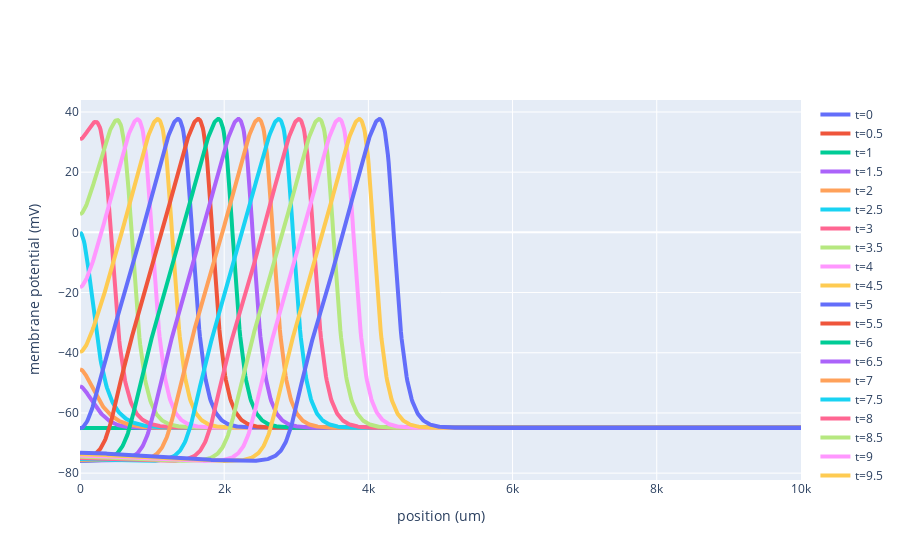

Notebook cell for this chart:
### Code cell
my_plot.show()

### Figure 1 — Plotly figure (JSON) as saved in the notebook; plotly's stock layout.template omitted (floating-point values rounded to 4 significant figures; data arrays with more than 128 entries replaced by an {"elided": "..."} marker saying what was removed)
{"data": [{"line": {"width": 4}, "mode": "lines", "name": "t=0", "type": "scatter", "x": {"elided": "1003 float values"}, "y": {"elided": "1003 int values"}}, {"line": {"width": 4}, "mode": "lines", "name": "t=0.5", "type": "scatter", "x": {"elided": "1003 float values"}, "y": {"elided": "1003 float values"}}, {"line": {"width": 4}, "mode": "lines", "name": "t=1", "type": "scatter", "x": {"elided": "1003 float values"}, "y": {"elided": "1003 float values"}}, {"line": {"width": 4}, "mode": "lines", "name": "t=1.5", "type": "scatter", "x": {"elided": "1003 float values"}, "y": {"elided": "1003 float values"}}, {"line": {"width": 4}, "mode": "lines", "name": "t=2", "type": "scatter", "x": {"elided": "1003 float values"}, "y": {"elided": "1003 float values"}}, {"line": {"width": 4}, "mode": "lines", "name": "t=2.5", "type": "scatter", "x": {"elided": "1003 float values"}, "y": {"elided": "1003 float values"}}, {"line": {"width": 4}, "mode": "lines", "name": "t=3", "type": "scatter", "x": {"elided": "1003 float values"}, "y": {"elided": "1003 float values"}}, {"line": {"width": 4}, "mode": "lines", "name": "t=3.5", "type": "scatter", "x": {"elided": "1003 float values"}, "y": {"elided": "1003 float values"}}, {"line": {"width": 4}, "mode": "lines", "name": "t=4", "type": "scatter", "x": {"elided": "1003 float values"}, "y": {"elided": "1003 float values"}}, {"line": {"width": 4}, "mode": "lines", "name": "t=4.5", "type": "scatter", "x": {"elided": "1003 float values"}, "y": {"elided": "1003 float values"}}, {"line": {"width": 4}, "mode": "lines", "name": "t=5", "type": "scatter", "x": {"elided": "1003 float values"}, "y": {"elided": "1003 float values"}}, {"line": {"width": 4}, "mode": "lines", "name": "t=5.5", "type": "scatter", "x": {"elided": "1003 float values"}, "y": {"elided": "1003 float values"}}, {"line": {"width": 4}, "mode": "lines", "name": "t=6", "type": "scatter", "x": {"elided": "1003 float values"}, "y": {"elided": "1003 float values"}}, {"line": {"width": 4}, "mode": "lines", "name": "t=6.5", "type": "scatter", "x": {"elided": "1003 float values"}, "y": {"elided": "1003 float values"}}, {"line": {"width": 4}, "mode": "lines", "name": "t=7", "type": "scatter", "x": {"elided": "1003 float values"}, "y": {"elided": "1003 float values"}}, {"line": {"width": 4}, "mode": "lines", "name": "t=7.5", "type": "scatter", "x": {"elided": "1003 float values"}, "y": {"elided": "1003 float values"}}, {"line": {"width": 4}, "mode": "lines", "name": "t=8", "type": "scatter", "x": {"elided": "1003 float values"}, "y": {"elided": "1003 float values"}}, {"line": {"width": 4}, "mode": "lines", "name": "t=8.5", "type": "scatter", "x": {"elided": "1003 float values"}, "y": {"elided": "1003 float values"}}, {"line": {"width": 4}, "mode": "lines", "name": "t=9", "type": "scatter", "x": {"elided": "1003 float values"}, "y": {"elided": "1003 float values"}}, {"line": {"width": 4}, "mode": "lines", "name": "t=9.5", "type": "scatter", "x": {"elided": "1003 float values"}, "y": {"elided": "1003 float values"}}, {"line": {"width": 4}, "mode": "lines", "name": "t=10", "type": "scatter", "x": {"elided": "1003 float values"}, "y": {"elided": "1003 float values"}}], "layout": {"xaxis": {"title": {"text": "position (um)"}}, "yaxis": {"title": {"text": "membrane potential (mV)"}}}}
